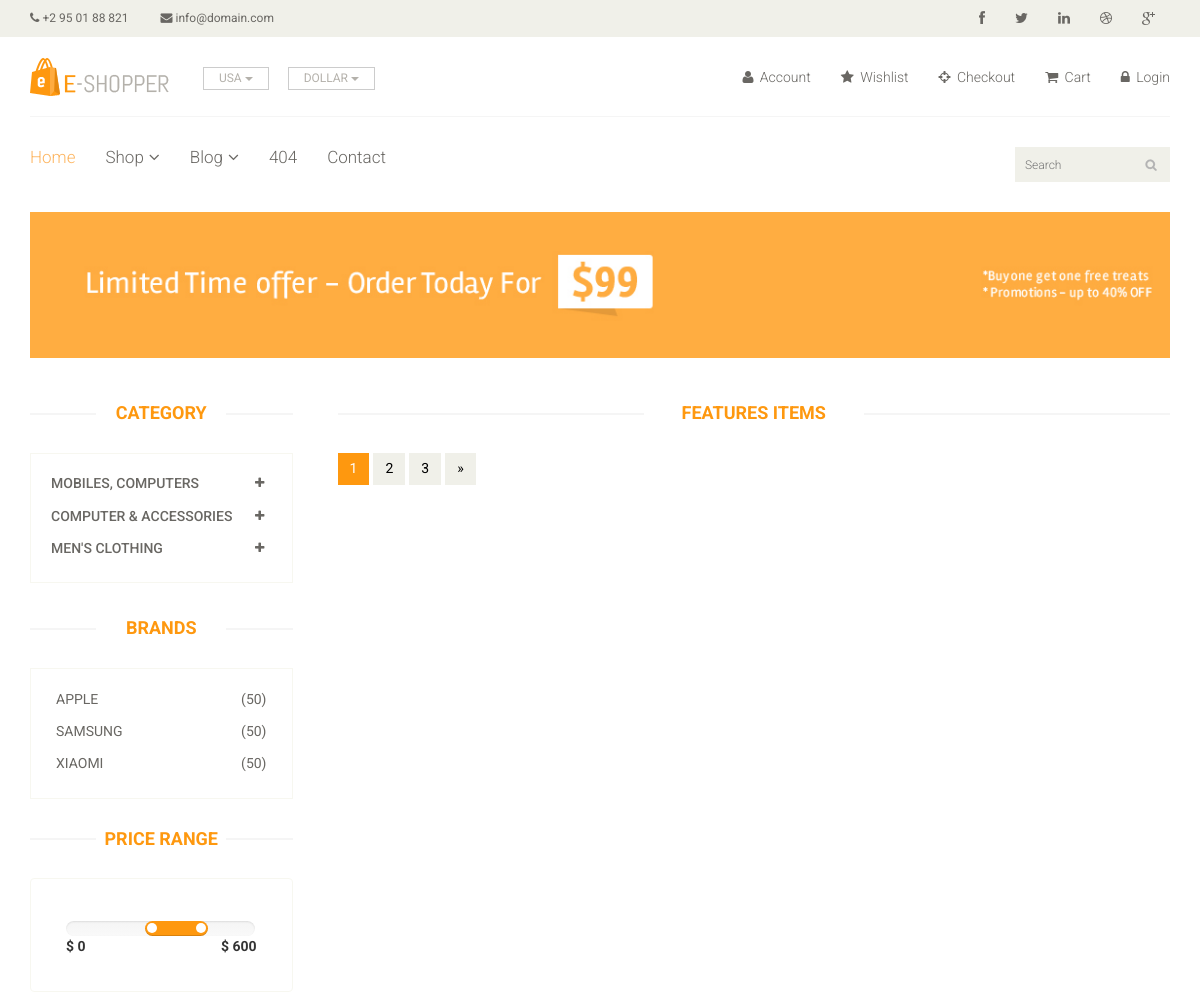
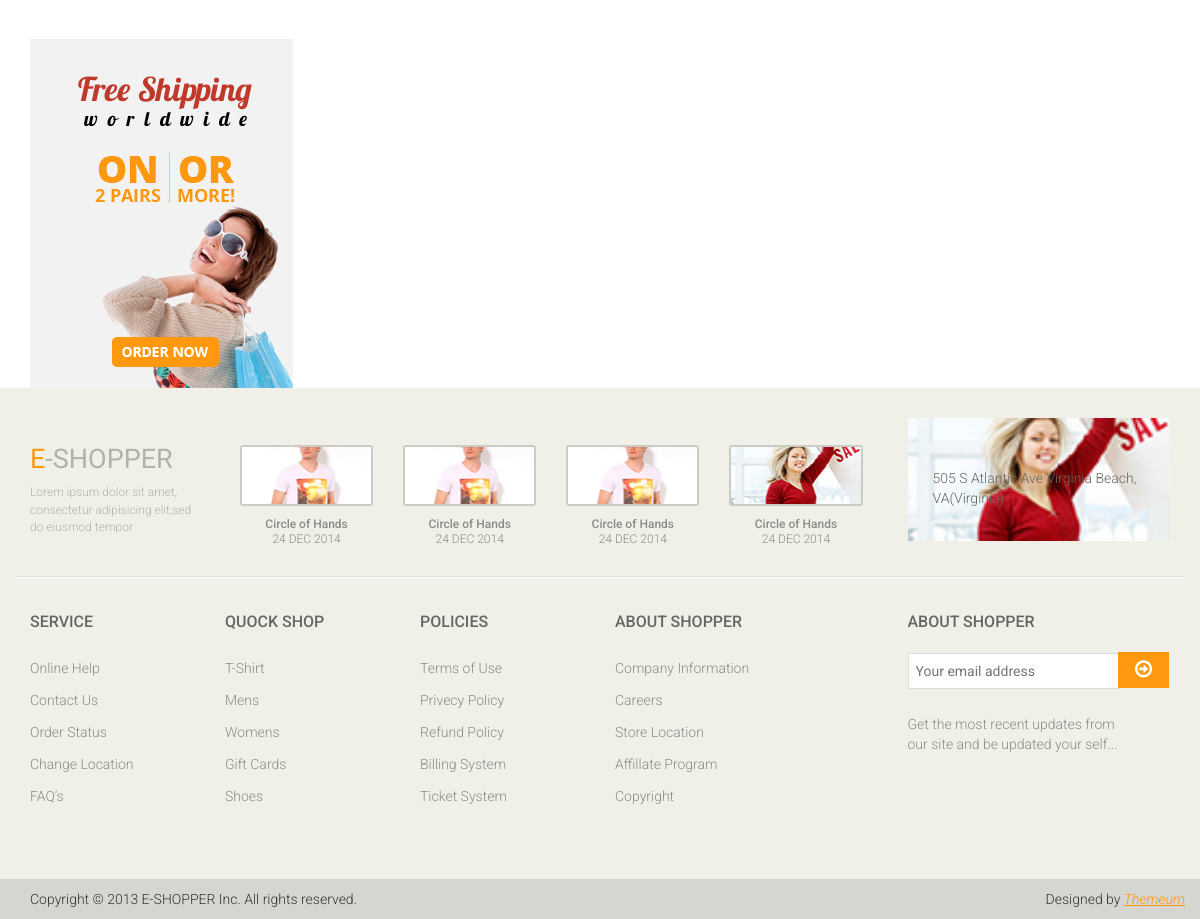
The page /product/?category=4 on the database its author committed (2 pictures, top to bottom).
### app/models.py (models this page shows, shortened)
class Category(models.Model):
    name = models.CharField(max_length=150)

class Brand(models.Model):
    name = models.CharField(max_length=200)

### app/views.py (the view)
# urls.py: path('product/', views.Product_page, name="product"),
def Product_page(request):
    category = Category.objects.all()
    brand = Brand.objects.all()
    product = Product.objects.all()
    categoryID = request.GET.get('category')
    brandID = request.GET.get('brand')
    if categoryID:
        product = Product.objects.filter(subcategory=categoryID).order_by('-id')
    elif brandID:
        product = Product.objects.filter(brand=brandID).order_by('-id')
    else:
        product = Product.objects.all()
    context = {
        'category': category,
        'product': product,
        'brand': brand,
    }
    context = {
        'category': category,
        'brand': brand,
        'product': product
    }
    return render(request, "product.html", context)

### templates/product.html (shortened to what this page needs)
{% extends 'master.html' %}
{% block body %}
<section id="advertisement">
		<div class="container">
			<img src="static/images/shop/advertisement.jpg" alt="" />
		</div>
	</section>
	<section>
		<div class="container">
			<div class="row">
				<div class="col-sm-3">
					<div class="left-sidebar">
						<h2>Category</h2>
						<div class="panel-group category-products" id="accordian">
							{% for cat in category %}
                        <div class="panel panel-default">
                            <div class="panel-heading">
                                <h4 class="panel-title">
                                    <a data-toggle="collapse" data-parent="#accordian" href="#{{cat.id}}">
                                        <span class="badge pull-right"><i class="fa fa-plus"></i></span>
                                        {{cat.name}}
                                    </a>
                                </h4>
                            </div>
                        </div>
                        {% endfor %}
                        </div>
						 <div class="brands_products">
                        <h2>Brands</h2>
                        <div class="brands-name">
                            <ul class="nav nav-pills nav-stacked">
                                {% for i in brand %}
                                <li><a href="/product/?brand={{i.id}}"> <span class="pull-right">(50)</span>{{i.name}}</a></li>
                                  {% endfor %}
                            </ul>
                        </div>
                    </div>
						<div class="price-range">
							<h2>Price Range</h2>
							<div class="well">
								 <input type="text" class="span2" value="" data-slider-min="0" data-slider-max="600" data-slider-step="5" data-slider-value="[250,450]" id="sl2" ><br />
								 <b>$ 0</b> <b class="pull-right">$ 600</b>
							</div>
						</div>
						<div class="shipping text-center">
							<img src="images/home/shipping.jpg" alt="" />
						</div>
					</div>
				</div>
				<div class="col-sm-9 padding-right">
					<div class="features_items">
						<h2 class="title text-center">Features Items</h2>
						<ul class="pagination">
							<li class="active"><a href="">1</a></li>
							<li><a href="">2</a></li>
							<li><a href="">3</a></li>
							<li><a href="">&raquo;</a></li>
						</ul>
					</div>
				</div>
			</div>
		</div>
	</section>
{% endblock %}

### static/css/main.css (style rules this page uses)
body { font-family: 'Roboto', sans-serif; background:; position: relative; font-weight:400px; }
ul li { list-style: none; }
a { -webkit-transition: 300ms; -moz-transition: 300ms; -o-transition: 300ms; transition: 300ms; }
h1, h2, h3, h4, h5, h6 { font-family: 'Roboto', sans-serif; }
.category-products { border: 1px solid #F7F7F0; margin-bottom: 35px; padding-bottom: 20px; padding-top: 15px; }
.left-sidebar h2, .brands_products h2 { color: #FE980F; font-family: 'Roboto', sans-serif; font-size: 18px; font-weight: 700; margin: 0 auto 30px; text-align: center; text-transform: uppercase; position: relative; z-index:3; }
.left-sidebar h2:after, h2.title:after { content: " "; position: absolute; border: 1px solid #f5f5f5; bottom:8px; left: 0; width: 100%; height: 0; z-index: -2; }
.left-sidebar h2:before { content: " "; position: absolute; background: #fff; bottom: -6px; width: 130px; height: 30px; z-index: -1; left: 50%; margin-left: -65px; }
h2.title:before { content: " "; position: absolute; background: #fff; bottom: -6px; width: 220px; height: 30px; z-index: -1; left: 50%; margin-left: -110px; }
.category-products .panel { background-color: #FFFFFF; border: 0px; border-radius: 0px; box-shadow:none; margin-bottom: 0px; }
.category-products .panel-default .panel-heading { background-color: #FFFFFF; border: 0 none; color: #FFFFFF; padding: 5px 20px; }
.category-products .panel-default .panel-heading .panel-title a { color: #696763; font-family: 'Roboto', sans-serif; font-size: 14px; text-decoration: none; text-transform: uppercase; }
.category-products .badge { background:none; border-radius: 10px; color: #696763; display: inline-block; font-size: 12px; font-weight: bold; line-height: 1; min-width: 10px; padding: 3px 7px; text-align: center; vertical-align: baseline; white-space: nowrap; }
.brands-name { border: 1px solid #F7F7F0; padding-bottom: 20px; padding-top: 15px; }
.brands-name .nav-stacked li a { background-color: #FFFFFF; color: #696763; font-family: 'Roboto', sans-serif; font-size: 14px; padding: 5px 25px; text-decoration: none; text-transform: uppercase; }
.shipping { background-color: #F2F2F2; margin-top: 40px; overflow: hidden; padding-top: 20px; position: relative; }
.price-range { margin-top:30px; }
.well { background-color: #FFFFFF; border: 1px solid #F7F7F0; border-radius: 4px; box-shadow: none; margin-bottom: 20px; min-height: 20px; padding: 35px; }
.padding-right { padding-right: 0; }
.features_items { overflow:hidden; }
h2.title { color: #FE980F; font-family: 'Roboto', sans-serif; font-size: 18px; font-weight: 700; margin: 0 15px; text-transform: uppercase; margin-bottom: 30px; position: relative; }
#advertisement { padding-bottom: 45px; }
#advertisement img { width: 100%; }
.pagination { display: inline-block; margin-bottom: 25px; margin-top: 0; padding-left: 15px; }
.pagination li:first-child a, .pagination li:first-child span { border-bottom-left-radius: 0; border-top-left-radius: 0; margin-left: 0; }
.pagination li:last-child a, .pagination li:last-child span { border-bottom-right-radius: 0; border-top-right-radius: 0; }
.pagination .active a, .pagination .active span, .pagination .active a:hover, .pagination .active span:hover, .pagination .active a:focus, .pagination .active span:focus { background-color: #FE980F; border-color: #FE980F; color: #FFFFFF; cursor: default; z-index: 2; }
.pagination li a, .pagination li span { background-color: #f0f0e9; border: 0; float: left; line-height: 1.42857; margin-left: -1px; padding: 6px 12px; position: relative; text-decoration: none; margin-right: 5px; color:#000; }

### rows shown on the page
Category: name "MOBILES, COMPUTERS"
Category: name "COMPUTER & ACCESSORIES"
Category: name "MEN'S CLOTHING"
Brand: name "APPLE"
Brand: name "SAMSUNG"
Brand: name "XIAOMI"
